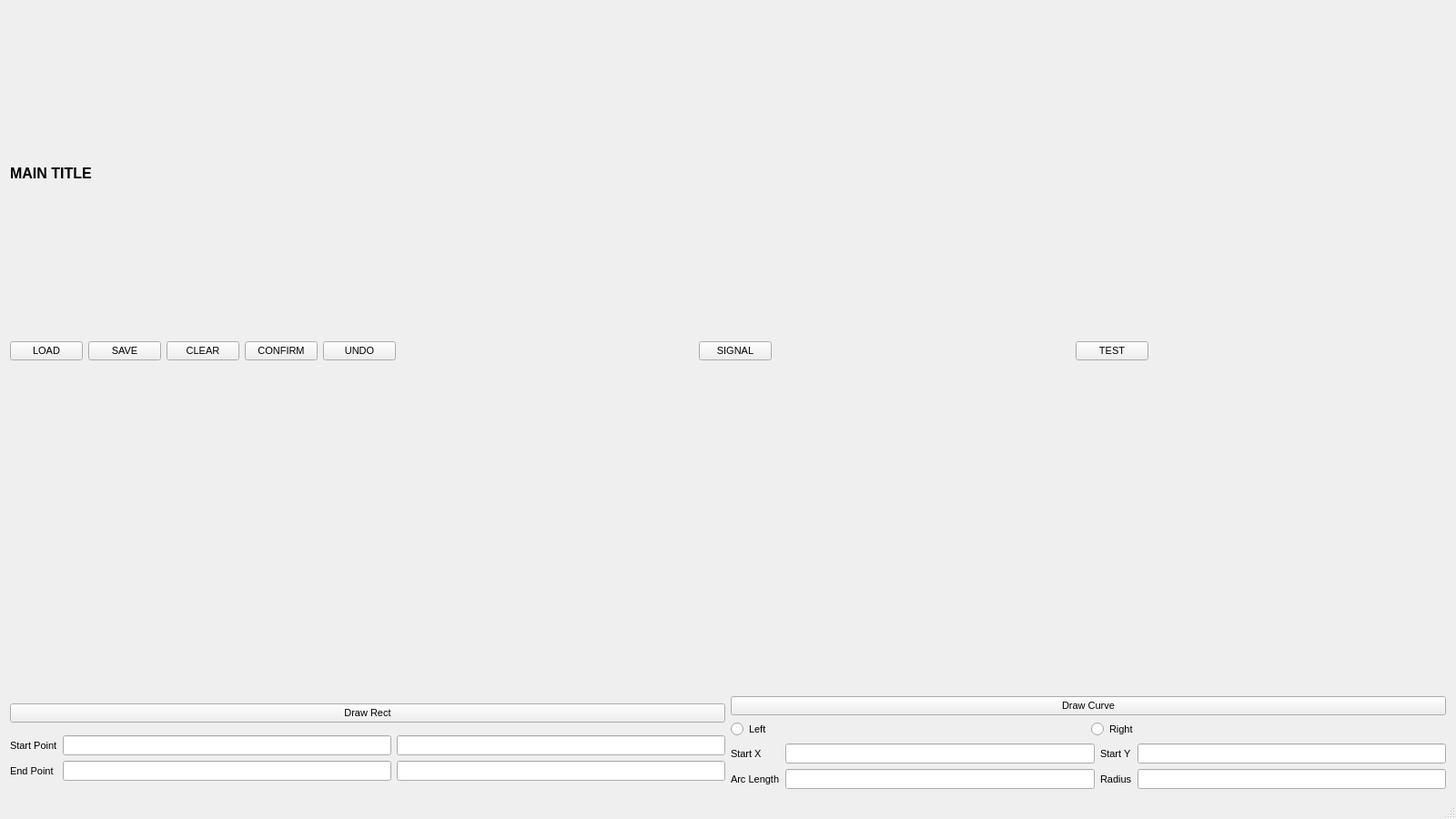
<?xml version="1.0" encoding="UTF-8"?>
<ui version="4.0">
 <class>MainWindow</class>
 <widget class="QMainWindow" name="MainWindow">
  <property name="geometry">
   <rect>
    <x>0</x>
    <y>0</y>
    <width>1600</width>
    <height>900</height>
   </rect>
  </property>
  <property name="font">
   <font>
    <pointsize>8</pointsize>
   </font>
  </property>
  <property name="windowTitle">
   <string>MainWindow</string>
  </property>
  <widget class="QWidget" name="centralWidget">
   <layout class="QGridLayout" name="gridLayout_5">
    <item row="3" column="0">
     <layout class="QGridLayout" name="rect_layout">
      <item row="0" column="0">
       <widget class="QPushButton" name="bRect">
        <property name="text">
         <string>Draw Rect</string>
        </property>
       </widget>
      </item>
      <item row="1" column="0">
       <layout class="QGridLayout" name="gridLayout_2">
        <item row="0" column="0">
         <widget class="QLabel" name="x0_label">
          <property name="text">
           <string>Start Point</string>
          </property>
         </widget>
        </item>
        <item row="0" column="1">
         <widget class="QLineEdit" name="x0_value">
          <property name="inputMethodHints">
           <set>Qt::ImhNone</set>
          </property>
         </widget>
        </item>
        <item row="0" column="2">
         <widget class="QLineEdit" name="y0_value"/>
        </item>
        <item row="1" column="0">
         <widget class="QLabel" name="y0_label">
          <property name="text">
           <string>End Point</string>
          </property>
         </widget>
        </item>
        <item row="1" column="1">
         <widget class="QLineEdit" name="x1_value"/>
        </item>
        <item row="1" column="2">
         <widget class="QLineEdit" name="y1_value"/>
        </item>
       </layout>
      </item>
     </layout>
    </item>
    <item row="2" column="0" colspan="2">
     <layout class="QGridLayout" name="view_layout">
      <item row="0" column="0">
       <widget class="QLabel" name="info_label">
        <property name="maximumSize">
         <size>
          <width>16777215</width>
          <height>16777215</height>
         </size>
        </property>
        <property name="inputMethodHints">
         <set>Qt::ImhNone</set>
        </property>
        <property name="text">
         <string/>
        </property>
        <property name="alignment">
         <set>Qt::AlignLeading|Qt::AlignLeft|Qt::AlignVCenter</set>
        </property>
       </widget>
      </item>
     </layout>
    </item>
    <item row="3" column="1">
     <layout class="QGridLayout" name="curve_layout">
      <item row="4" column="0">
       <layout class="QGridLayout" name="gridLayout">
        <item row="0" column="1">
         <widget class="QLineEdit" name="start_x"/>
        </item>
        <item row="0" column="0">
         <widget class="QLabel" name="label_4">
          <property name="text">
           <string>Start X</string>
          </property>
         </widget>
        </item>
        <item row="1" column="1">
         <widget class="QLineEdit" name="length"/>
        </item>
        <item row="0" column="2">
         <widget class="QLabel" name="label">
          <property name="text">
           <string>Start Y</string>
          </property>
         </widget>
        </item>
        <item row="1" column="2">
         <widget class="QLabel" name="label_5">
          <property name="text">
           <string>Radius</string>
          </property>
         </widget>
        </item>
        <item row="1" column="0">
         <widget class="QLabel" name="label_3">
          <property name="text">
           <string>Arc Length</string>
          </property>
         </widget>
        </item>
        <item row="0" column="3">
         <widget class="QLineEdit" name="start_y"/>
        </item>
        <item row="1" column="3">
         <widget class="QLineEdit" name="radius"/>
        </item>
       </layout>
      </item>
      <item row="0" column="0">
       <widget class="QPushButton" name="bCurve">
        <property name="text">
         <string>Draw Curve</string>
        </property>
       </widget>
      </item>
      <item row="2" column="0">
       <layout class="QHBoxLayout" name="horizontalLayout">
        <item>
         <widget class="QRadioButton" name="rLeft">
          <property name="text">
           <string>Left</string>
          </property>
         </widget>
        </item>
        <item>
         <widget class="QRadioButton" name="rRight">
          <property name="text">
           <string>Right</string>
          </property>
         </widget>
        </item>
       </layout>
      </item>
     </layout>
    </item>
    <item row="0" column="0">
     <widget class="QLabel" name="title_label">
      <property name="font">
       <font>
        <pointsize>12</pointsize>
        <weight>75</weight>
        <bold>true</bold>
       </font>
      </property>
      <property name="text">
       <string>MAIN TITLE</string>
      </property>
     </widget>
    </item>
    <item row="1" column="0" colspan="2">
     <layout class="QHBoxLayout" name="function_layout">
      <item>
       <widget class="QPushButton" name="bLoad">
        <property name="text">
         <string>LOAD</string>
        </property>
       </widget>
      </item>
      <item>
       <widget class="QPushButton" name="bSave">
        <property name="text">
         <string>SAVE</string>
        </property>
       </widget>
      </item>
      <item>
       <widget class="QPushButton" name="bClear">
        <property name="text">
         <string>CLEAR</string>
        </property>
       </widget>
      </item>
      <item>
       <widget class="QPushButton" name="bConfirm">
        <property name="text">
         <string>CONFIRM</string>
        </property>
       </widget>
      </item>
      <item>
       <widget class="QPushButton" name="bUndo">
        <property name="text">
         <string>UNDO</string>
        </property>
       </widget>
      </item>
      <item>
       <spacer name="horizontalSpacer_2">
        <property name="orientation">
         <enum>Qt::Horizontal</enum>
        </property>
        <property name="sizeHint" stdset="0">
         <size>
          <width>40</width>
          <height>20</height>
         </size>
        </property>
       </spacer>
      </item>
      <item>
       <widget class="QPushButton" name="bSignal">
        <property name="text">
         <string>SIGNAL</string>
        </property>
       </widget>
      </item>
      <item>
       <spacer name="horizontalSpacer_3">
        <property name="orientation">
         <enum>Qt::Horizontal</enum>
        </property>
        <property name="sizeHint" stdset="0">
         <size>
          <width>40</width>
          <height>20</height>
         </size>
        </property>
       </spacer>
      </item>
      <item>
       <widget class="QPushButton" name="bTest">
        <property name="text">
         <string>TEST</string>
        </property>
       </widget>
      </item>
      <item>
       <spacer name="horizontalSpacer">
        <property name="orientation">
         <enum>Qt::Horizontal</enum>
        </property>
        <property name="sizeHint" stdset="0">
         <size>
          <width>40</width>
          <height>20</height>
         </size>
        </property>
       </spacer>
      </item>
     </layout>
    </item>
   </layout>
  </widget>
  <widget class="QMenuBar" name="menuBar">
   <property name="geometry">
    <rect>
     <x>0</x>
     <y>0</y>
     <width>1600</width>
     <height>26</height>
    </rect>
   </property>
  </widget>
  <widget class="QStatusBar" name="statusBar"/>
 </widget>
 <layoutdefault spacing="6" margin="11"/>
 <tabstops>
  <tabstop>x0_value</tabstop>
  <tabstop>y0_value</tabstop>
  <tabstop>x1_value</tabstop>
  <tabstop>y1_value</tabstop>
  <tabstop>start_x</tabstop>
  <tabstop>start_y</tabstop>
  <tabstop>length</tabstop>
  <tabstop>radius</tabstop>
  <tabstop>bLoad</tabstop>
  <tabstop>bSave</tabstop>
  <tabstop>bClear</tabstop>
  <tabstop>bConfirm</tabstop>
  <tabstop>bUndo</tabstop>
  <tabstop>bTest</tabstop>
  <tabstop>bRect</tabstop>
  <tabstop>bCurve</tabstop>
 </tabstops>
 <resources/>
 <connections/>
</ui>
